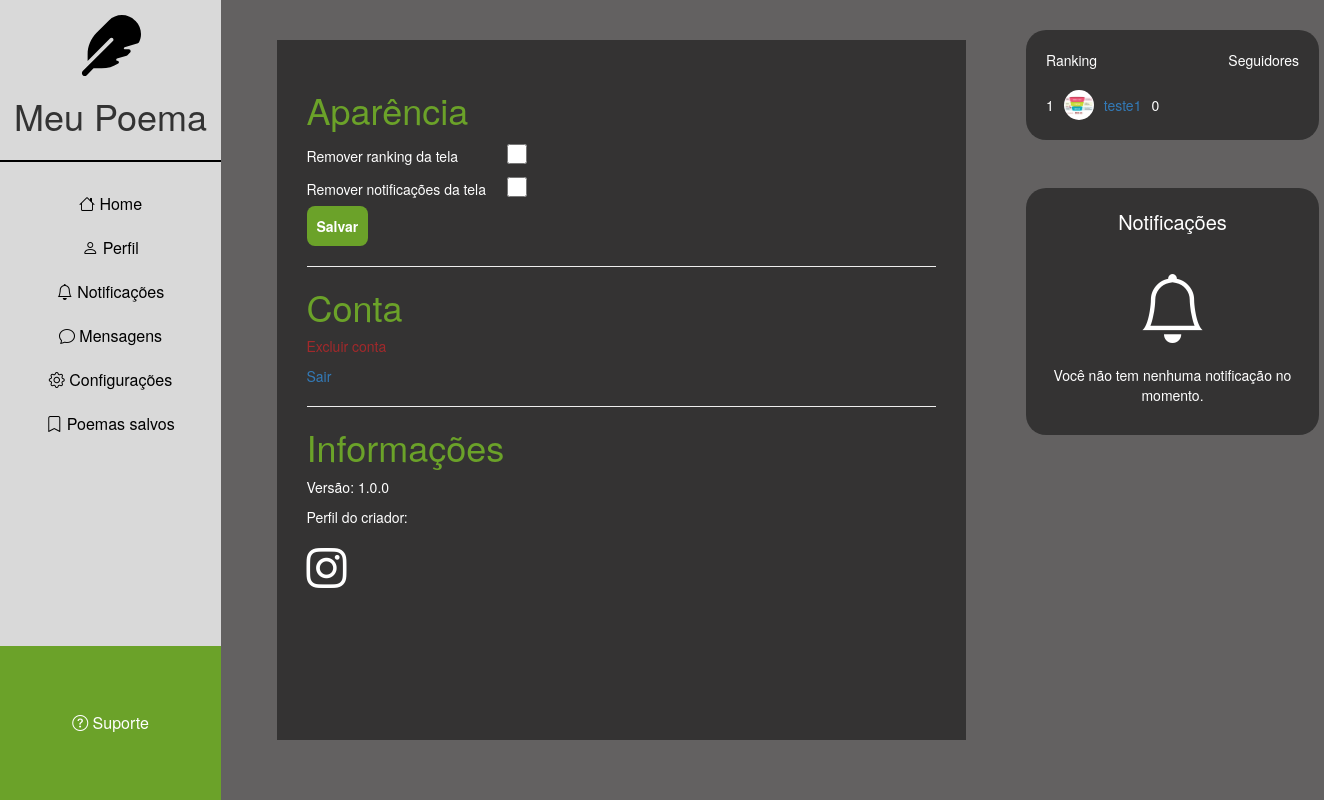
Screenshot of /config (signed in) with the database file from the repository.
### meuPoema/models.py (models this page shows)
class User(database.Model, UserMixin):
    id = database.Column(database.Integer, primary_key=True)
    username = database.Column(database.String(), nullable=False)
    userUnique = database.Column(database.String(), default=lambda: "@" + uuid.uuid4().hex[:10])
    email = database.Column(database.String(), unique=True, nullable=False)
    password = database.Column(database.String(),nullable=False)
    foto_perfil = database.Column(database.String(), default='default.jpg')
    posts = database.relationship('Post', backref='author', lazy=True)
    followers = database.relationship('Follow', foreign_keys='Follow.followed_id', backref='followed', lazy=True)
    bio = database.Column(database.String(), default='Sem biografia')
    notifications = database.relationship('Notification', backref='user', lazy=True)
    configRanking = database.Column(database.Boolean(), default=False)
    configNotifications = database.Column(database.Boolean(), default=False)

### meuPoema/routes.py (the view)
@app.route("/config", methods=['GET', 'POST'])
@login_required
def config():
    rank = lista_rank()
    saveConfig = SaveConfig()
    if saveConfig.validate_on_submit() and "submit" in request.form:
        current_user.configNotifications = saveConfig.checkboxNotifications.data
        current_user.configRanking = saveConfig.checkboxRanking.data
        database.session.commit()
        flash(f'Configurações salvas com sucesso', 'alert-success')
        return redirect(url_for('config'))
    if current_user.configNotifications:
        saveConfig.checkboxNotifications.data = True
    else:
        saveConfig.checkboxNotifications.data = False
    if current_user.configRanking:
        saveConfig.checkboxRanking.data = True
    else:
        saveConfig.checkboxRanking.data = False
    return render_template('config.html', rank=rank, saveConfig=saveConfig)

### meuPoema/forms.py
class SaveConfig(flask_wtf.FlaskForm):
    submit = SubmitField('Salvar')
    checkboxNotifications = BooleanField('Ativar notificações')
    checkboxRanking = BooleanField('Ativar ranking')

### meuPoema/models.py (called while the page is built)
@login_manager.user_loader
def load_user(user_id):
    return User.query.get(int(user_id))

### meuPoema/routes.py (called while the page is built)
def lista_rank():
    rank = (database.session.query(User)
            .outerjoin(User.followers)
            .group_by(User.id)
            .order_by(func.count(User.followers).desc())
            .limit(5)
            .all())
    return rank

### meuPoema/templates/config.html (shortened to what this page needs)
{% extends 'base.html' %}
{% block body %}
    <div class="config">
        <div class="config-session-aparencia">
            <h1>Aparência</h1>
            <form action="" method="POST" class="form-config">
                <div class="remove-rankin input-remove-config">
                    <p>Remover ranking da tela</p>
                    <label class="switch">
                        {{ saveConfig.checkboxRanking }}
                    </label>
                </div>
                <div class="remove-notifications input-remove-config">
                    <p>Remover notificações da tela</p>
                    <label class="switch">
                        {{ saveConfig.checkboxNotifications }}
                    </label>
                </div>
                {{ saveConfig.submit }}
            </form>
        </div>
        <hr>
        <div class="config-session-conta">
            <h1>Conta</h1>
            <p id="excluir-conta"><a href="{{ url_for('logout') }}">Excluir conta</a></p>
            <p><a href="{{ url_for('logout') }}">Sair</a></p>
        </div>
        <hr>
        <div class="config-session-info">
            <h1>Informações</h1>
            <p>Versão: 1.0.0</p>
            <p>Perfil do criador:</p>
            <a href="https://www.instagram.com/davi.fcxp/" target="_blank" class="instagram"><i class="bi bi-instagram"></i></a>
        </div>
    </div>
{% endblock %}

### meuPoema/templates/rank.html
<div>
    {% if current_user.configRanking %}
    {% else %}
        <div class="followers">
            <div class="title">
                <p>Ranking</p>
                <p>Seguidores</p>
            </div>
            <div class="userRanking">
                {% for rank in rank %}
                    <div class="user">
                        <p>{{ loop.index }}</p>
                        <a href="{{  url_for('profile', id=rank.id) }}">
                            <img src="{{ url_for('static', filename='profile_pictures/' + rank.foto_perfil) }}" class="img-rank" alt="Avatar">
                        </a>
                        <a href="{{  url_for('profile', id=rank.id) }}">
                            <p id="name">{{ rank.username }}</p>
                        </a>
                        <p id="followers">{{ rank.followers|length }}</p>
                    </div>
                {% endfor %}
            </div>
        </div>
    {% endif %}
    {% if current_user.configNotifications %}
    {% else %}
        <div class="notifications">
            <p id="title-notification">Notificações</p>
            <i class="bi bi-bell"></i>
            <p id="text-notification">Você não tem nenhuma notificação no momento.</p>
        </div>
    {% endif %}
</div>

### meuPoema/static/style.css (style rules this page uses)
:root { --nav-bg: #D9D9D9; --btn-color: #6BA229; --bg: #636161; --post: rgba(41, 40, 40, 0.8); --login-color: #8B8B8B; --bg-title-login: #262626; --btn-message-color: #297ca2; --btn-report-color: #A2292B ; --btn-edit-color: #ce5e17; }
.body-base { display: grid; grid-template-columns: 221px 800px 1fr; }
.body-base { background-color: var(--bg); }
.profile, .config, .messagePage, .postPoem { width: 689px; height: auto; min-height: 700px; margin: 40px auto; background-color: var(--post); color: white; padding: 30px; }
#excluir-conta a { color: var(--btn-report-color); }
#submit { background-color: var(--btn-color); color: #fff; border: none; padding: 10px; border-radius: 8px; cursor: pointer; font-weight: bold; }

### rows the page displays
User: foto_perfil (picture), username "teste1", followers|length "0"
